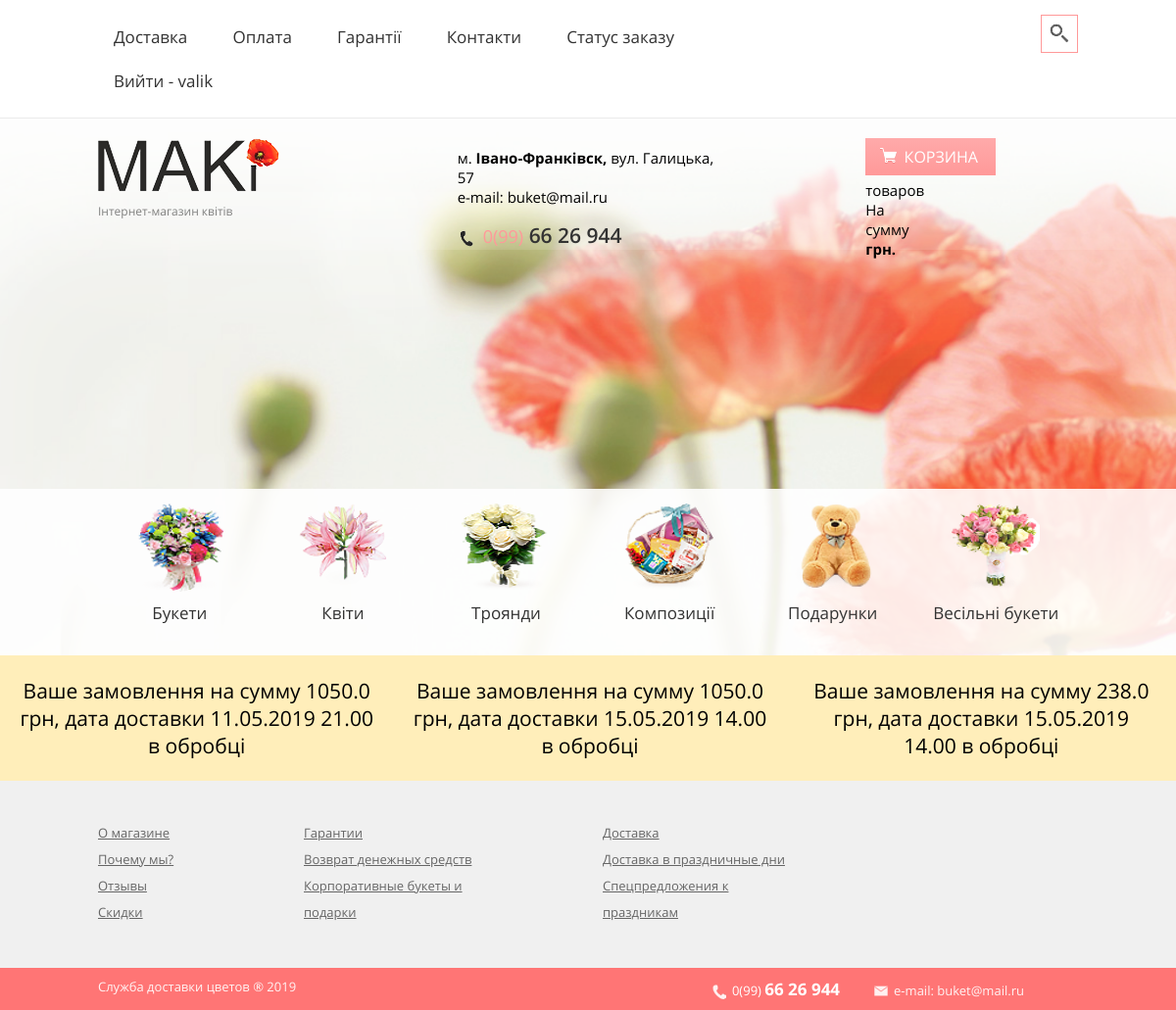
The page /status/ (signed in) on the database its author committed.
### My_Projects/shop/models.py (models this page shows, shortened)
class Order(models.Model):
    user = models.ForeignKey(User, on_delete=models.CASCADE, blank=True, null=True)
    date_order = models.DateField(auto_now=True)
    sended = models.BooleanField(default=False)
    paied = models.BooleanField(default=False)
    send = models.BooleanField(default=False)
    date_resive = models.DateTimeField(auto_now=True)
    address_city = models.CharField(max_length=300, blank=True, default="")
    address_local = models.CharField(max_length=300, default='')
    receiver_surname = models.CharField(max_length=100, blank=True, null=True)
    receiver_name = models.CharField(max_length=100, blank=True, null=True)
    receiver_lastname = models.CharField(max_length=100, blank=True, null=True)
    phone = models.CharField(max_length=13, blank=True, null=True)
    receiver_card = models.BooleanField(default=False)
    receiver_text = models.CharField(max_length=1000, blank=True, default="")
    sum_total = models.FloatField(default=0)
    shipping_date = models.CharField(max_length=50, blank=True)

### My_Projects/shop/views.py (the view)
# urls.py: path('status/', views.status, name="status"),
def status(request):
    statuses = {'statuses': Order.objects.filter(user_id=request.user.id)[::-1]}
    return render(request, 'shop/status.html', statuses)

### My_Projects/templates/shop/status.html
{% extends 'shop/base.html' %}
{% load staticfiles %}
{% block content %}
    {% if statuses %}
<center>
    {% for status in statuses %}
        {% if status.paied %}
            <p class="item__count order__button" style="background: #ed969e";> ✓Ваше замовлення на сумму
                {{ status.sum_total }} грн, дата доставки {{ status.shipping_date }} отримано</p>
            {% elif  status.sended%}
            <p class="item__count order__button" style="background: #6DDCBD" >Ваше замовлення на сумму
                {{ status.sum_total }} грн, дата доставки {{ status.shipping_date }} відправлено</p>
            {% elif status.send %}
            <p class="item__count order__button" style="background: #2B81AF">Ваше замовлення на сумму
                {{ status.sum_total }} грн, дата доставки {{ status.shipping_date }} очікує відправлення</p>
            {% else %}
            <p class="item__count order__button" style="color: black;background: #ffeeba ">Ваше замовлення на сумму
                {{ status.sum_total }} грн, дата доставки {{ status.shipping_date }} в обробці</p>
        {% endif %}
    {% endfor %}
        {% else %}
        <p class=" order__button" >Ви ще не робили замовлень</p>
</center>
    {% endif %}
{% endblock %}

### My_Projects/templates/shop/base.html (shortened to what this page needs)
<!DOCTYPE html>
<html lang="ru">
<head>
	{% load static %}
	<link rel="stylesheet" type="text/css" href="{% static 'home/css/fonts.min.css' %}">
	<link rel="stylesheet" type="text/css" href="{% static 'home/css/jquery-ui.min.css' %}">
	<link rel="stylesheet" type="text/css" href="{% static 'home/css/jquery-ui.structure.min.css' %}">
	<link rel="stylesheet" type="text/css" href="{% static 'home/css/jquery-ui.theme.min.css' %}">
	<link rel="stylesheet" type="text/css" href="{% static 'home/css/lightslider.min.css' %}">
	<link rel="stylesheet" type="text/css" href="{% static 'home/css/styles.css' %}">
	<link rel="stylesheet" type="text/css" href="{% static 'home/css/main.min.css' %}">
</head>
<body>
<header class="header">
		<div class="header__top">
			<div class="wrapper">
				<div class="header__search">
					<a class="search__btn" href="#"></a>
				</div>
				<nav class="main__menu">
					<ul>
						<li><a href="#">Доставка</a></li>
						<li><a href="#">Оплата</a></li>
						<li><a href="{%url 'shop:waranty' %}">Гарантії</a></li>
						<li><a href="{%url 'shop:contacts' %}">Контакти</a></li>
                    {% if user.is_authenticated %}
                        <li><a href="{% url 'shop:status' %}">Статус заказу</a></li>
                    {% endif %}
                    <li>{% if not user.is_authenticated %}
						<a class="text-right" style="left:100px;" href="{% url 'shop:register' %}">Зареєструватись</a>
                       <form  method="post" action="{% url 'shop:login' %}">
                            {% csrf_token %}
                            <div >
                                <input placeholder="Логін" type="text" name="username">
                                <input placeholder="Пароль" type="password" name="password">
                                <input  class="btn_form order__quantity-button" type="submit" style="margin-left: 10px" value="Ввійти">
						</div>
                        </form>
                    {% else %}
						<div style="margin-right: 600px"> <a class="nav-link" style="left: 500px" href="{% url 'shop:logout' %}">Вийти - {{ user.username }}</a></div>
                    {% endif %}</li>
					</ul>
				</nav>
			</div>
		</div>
		<div class="header__mid">
			<div class="wrapper">
			<div class="col_pull clearfix">
				<div class="col_x3">
					<div class="header__logo">
						<a href="/">
							<img src="{%static 'home/img/logo.png' %}" alt="logo">
							<span class="logo__text">Інтернет-магазин квітів</span>
						</a>
					</div>
				</div>
				<div class="col_x3">
					<div class="header__contact">
						<div class="header__adress">м. <span class="text_bold">Івано-Франківск,</span> вул. Галицька, 57</div>
						<div class="header__email">e-mail: buket@mail.ru</div>
						<div class="header__phone">
							<a href="tel:0996626944"><span class="phone_pink">0(99)</span> 66 26 944</a>
						</div>
					</div>
				</div>
				<div class="col_x3">
					<div class="header__order">
						 <div class="col_x3">
                    {% if not order %}
                        <div class="header__order">
                            <a href="{% url 'shop:basket' %}" class="order__btn">Корзина</a>
                            <div class="order__text">
                                <p class=""> товаров</p>
                                <p class="">На сумму <span class=" text_bold">{{ sum }} грн.</span></p>
                            </div>
                        </div>
                    {% endif %}
                </div>
                </div>
					</div>
				</div>
			</div>
			</div>
		<div class="header__bot">
			<div class="wrapper">
				<ul class="header__tabs clearfix">
					<li>
						<a href="#">
							<div class="tab__img">
								<img src="{% static 'home/img/tab_bouquets.png' %}" alt="bouquets">
							</div>
							<span class="tab__text">Букети</span>
						</a>
					</li>
					<li>
						<a href="#">
							<div class="tab__img">
								{% load static %}
								<img src="{% static 'home/img/tab_flowers.png' %}" alt="flowers">
							</div>
							<span class="tab__text">Квіти</span>
						</a>
					</li>
					<li>
						<a href="#">
							<div class="tab__img">
								<img src="{%static 'home/img/tab_roses.png' %}" alt="roses">
							</div>
							<span class="tab__text">Троянди</span>
						</a>
					</li>
					<li>
						<a href="#">
							<div class="tab__img">
								<img src="{%static 'home/img/tab_compositions.png' %}" alt="compositions">
							</div>
							<span class="tab__text">Композиції</span>
						</a>
					</li>
					<li>
						<a href="#">
							<div class="tab__img">
								<img src="{%static 'home/img/tab_gifts.png' %}" alt="gifts">
							</div>
							<span class="tab__text">Подарунки</span>
						</a>
					</li>
					<li>
						<a href="#">
							<div class="tab__img">
								<img src="{%static 'home/img/tab_weddings.png' %}" alt="weddings">
							</div>
							<span class="tab__text">Весільні букети</span>
						</a>
					</li>
				</ul>
			</div>
		</div>
	</header>
	 <main class="container p-5">
{% block content %}
{% endblock %}
	 </main>
	<footer class="main__footer">
		<div class="prefooter__background">
			<div class="prefooter">
				<div class="wrapper clearfix">
					<div class="prefooter__cols col">
						<a href="#" class="prefooter__item">О магазине</a>
						<a href="#" class="prefooter__item">Почему мы?</a>
						<a href="#" class="prefooter__item">Отзывы</a>
						<a href="#" class="prefooter__item">Скидки</a>
					</div>
					<div class="prefooter__cols col">
						<a href="#" class="prefooter__item">Гарантии</a>
						<a href="#" class="prefooter__item">Возврат денежных средств</a>
						<a href="#" class="prefooter__item">Корпоративные букеты и подарки</a>
					</div>
					<div class="prefooter__cols col">
						<a href="#" class="prefooter__item">Доставка</a>
						<a href="#" class="prefooter__item">Доставка в праздничные дни</a>
						<a href="#" class="prefooter__item">Спецпредложения к праздникам</a>
					</div>
				</div>
			</div>
		</div>
		<div class="footer__background">
			<div class="footer">
				<div class="wrapper clearfix">
					<div class="footer__contacts">
						<a href="tel:0996626944" class="footer__phone">0(99) <span class="text_bold">66 26 944</span></a><a href="#" class="footer__mail">e-mail: buket@mail.ru</a>
					</div>
					<div class="footer__copyright">
						<p>Служба доставки цветов &reg; 2019</p>
					</div>
				</div>
			</div>
		</div>
	</footer>
</body>
</html>
</body>
</html>

### My_Projects/shop/static/home/css/styles.css (style rules this page uses)
main { overflow-x: auto; text-align: center; }

### rows shown on the page
Order: sum_total "1050.0", shipping_date "11.05.2019 21.00"
Order: sum_total "1050.0", shipping_date "15.05.2019 14.00"
Order: sum_total "238.0", shipping_date "15.05.2019 14.00"

### other values the page prints
{{ user.username }} "valik"
